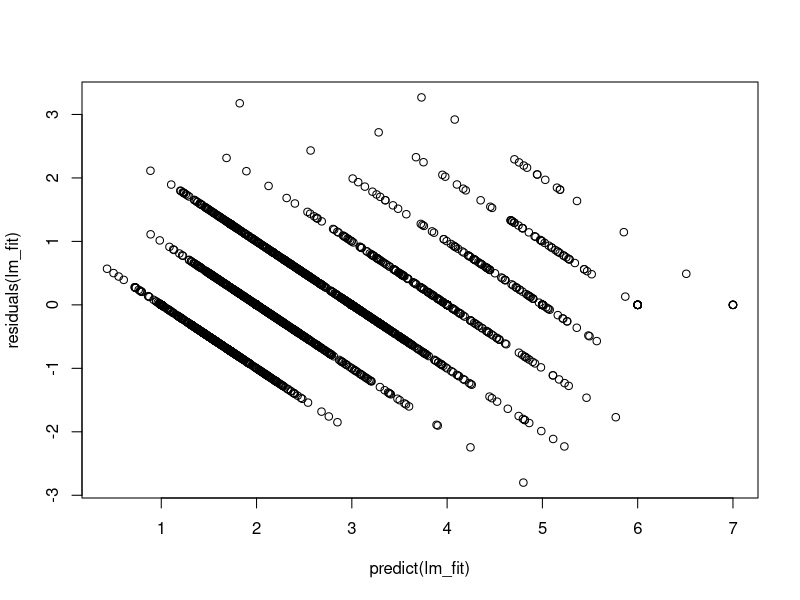
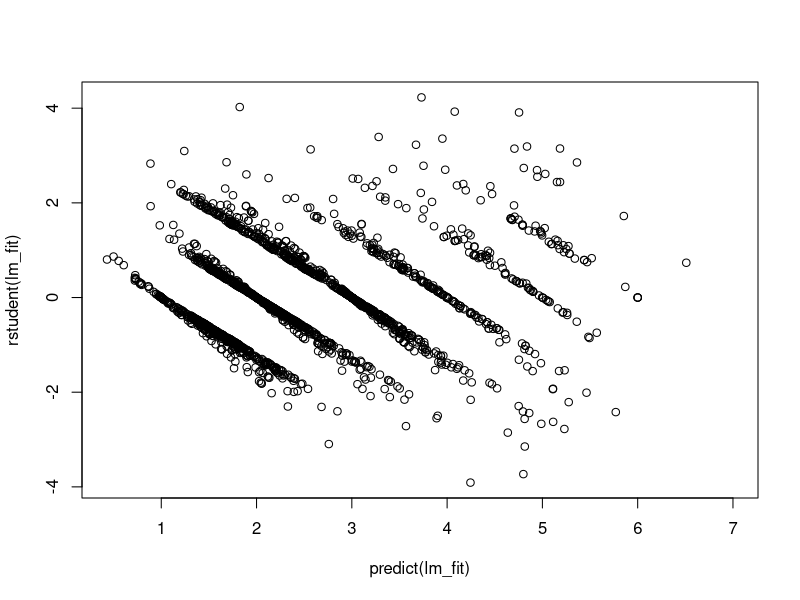

The R source for these figures, in order:
install.packages("fastDummies")

library(readr)
library(fastDummies)

set.seed(123) # Imposta il seed per la riproducibilità

df <- read_csv("dataset/NY-House-Dataset 2.csv")

## Missing data
missing_values <- colSums(is.na(df))
print(missing_values)

## Remove unused column
df <- df[, !(names(df) %in% c("ADDRESS", "STATE", "MAIN_ADDRESS", "ADMINISTRATIVE_AREA_LEVEL_2", "LOCALITY", "STREET_NAME", "LONG_NAME", "FORMATTED_ADDRESS"))]

## Filter data

vars <- c("PRICE","BEDS","BATH","PROPERTYSQFT")
df_filtered <- df

for (var in vars){
  
  Q1 <- quantile(df_filtered[[var]], 0.25)
  Q3 <- quantile(df_filtered[[var]], 0.75)
  
  IQR <- Q3-Q1
  lower_limit <- Q1-1.5*IQR
  upper_limit <- Q3+1.5*IQR
  
  df_filtered <- df_filtered[df_filtered[[var]] >= lower_limit & df_filtered[[var]] <= upper_limit, ]
  
}

## Dummies
# Trasformazione delle variabili categoriche in dummy variables
df <- dummy_cols(df_filtered)

# Rimozione delle colonne originali delle variabili categoriche
df <- df[, !(names(df) %in% c("BROKERTITLE", "TYPE", "SUBLOCALITY"))]

## Test 30 - Train 70
train <- sample(dim(df)[1], round(dim(df)[1]*0.7))

##### LINEAR MULTIPLE REGRESSION ##### 
lm_fit <- lm(BEDS ~ ., data = df[train,])
summary(lm_fit)

# Confidence intervals on coefficients
confint(lm_fit, level = 0.95) # ATTENZIONE!! ALCUNI COEFFICIENTI HANNO ZERO DENTRO INTERVALLO DI CONFIDENZA!!

plot(predict(lm_fit), residuals(lm_fit)) # SONO PRESENTI PATTERN -> non linearità nei dati 
plot(predict(lm_fit), rstudent(lm_fit))
